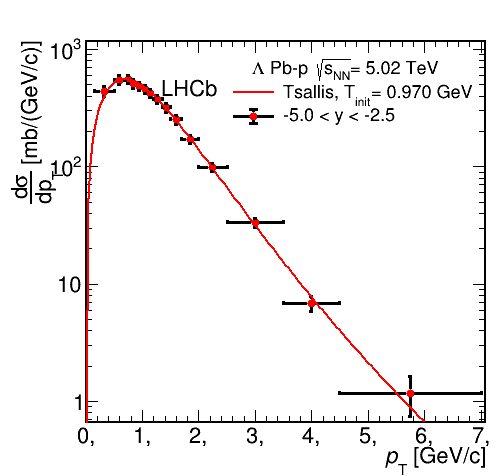

Reproduce this figure in Python.
import sys, time
from ROOT import TMinuit
import numpy as np
import ROOT
from ROOT import TCanvas, TGraph, TPaveLabel, TLatex
from ROOT import gROOT
import matplotlib.pyplot as plt
import ctypes



DATA = 'LPbp.txt'
Xleft, DeltaXtime2, Y1, DeltaY1 = np.loadtxt(DATA, unpack=True)
XleftReper, DeltaXtime2Reper, Y1Reper, DeltaY1Reper = np.loadtxt(DATA, unpack=True)

y1 = np.array(Y1)
ey1 = np.array(DeltaY1)
x = (Xleft + DeltaXtime2)/2
ex = (DeltaXtime2 - Xleft)/2

x.sort()

XleftReper = (Xleft + DeltaXtime2)/2
DeltaXtime2Reper = (DeltaXtime2 - Xleft)/2

i = 0
while i <= len(x)-1:
	j = 0
	while j <= len(x)-1:
		if x[i] == XleftReper[j]:
			ex[i] = DeltaXtime2Reper[j]		
			y1[i] = Y1Reper[j]
			ey1[i] =  DeltaY1Reper[j]
			j = j + 1
		else:
			j = j + 1
	i = i + 1
	
nChan = len(x)

mk = 1.11568 #GeV L, Lbar
nPar = 3
nCHAN = 200
length = 7.5

'''
#Tsallis distr
'''

def Tsallis(pT, par):
	Area, Temper, Q = par[0], par[1], par[2]
	return Area*pT*pow( (1 + (Q-1)*((mk**2 + pT**2)**(0.5) - mk)/Temper) , (-1/(Q-1)) )

#------------------------------------------------------------------------------------------------------1

def FCNchi1(npar, gin, f, par, iflag):
	global valFCN1
	yTheor = np.array([Tsallis(i, par) for i in x]) 
	indPos = y1 > 0
	arrayFCN = (  (y1[indPos] - yTheor[indPos])/ey1[indPos] )**2
	valFCN1 = np.sum(arrayFCN)
	f.value = valFCN1

'''
#MIUNIT
'''
minuit1 = ROOT.TMinuit(5)
minuit1.SetPrintLevel(1)
minuit1.SetFCN(FCNchi1)
errordef = 1.

# Chi square start parameters

minuit1.DefineParameter(0, 'Area', 2500, 1e-1, 0., 0.)
minuit1.DefineParameter(1, 'Temper', 0.21, 1e-4, 0., 0.)
minuit1.DefineParameter(2, 'Q', 1.14, 1e-3, 0., 0.)

ierflg = ctypes.c_int(0)
minuit1.mncomd("SET ERR " + str(1), ierflg)
minuit1.mncomd("SET STR 1", ierflg)
minuit1.mncomd("MIGRAD 100000 1e-8", ierflg)

NDF1 = nChan - minuit1.GetNumFreePars()
print("\nChi/NDF = ", valFCN1, '/', NDF1)

valPar1 = ctypes.c_double(0)
errPar1 = ctypes.c_double(0)
	 
parFit1 = np.zeros(5)
parErr1 = np.zeros(5)
	
for i in range(nPar):
	minuit1.GetParameter(i, valPar1, errPar1)
	parFit1[i] = valPar1.value
	parErr1[i] = errPar1.value

X1 = np.linspace(0, length, nCHAN)
dx1 = X1[1] - X1[0]
DeltaX1 = [dx1]*len(X1)
Y_1 = np.array([Tsallis(i, parFit1) for i in X1])
Ynew1 = np.array([Tsallis(i, parFit1)*i**2 for i in X1])

print('\n \n \n \n')

#------------------------------------------------------------------------------------------------------2

'''
#AREAS
'''
def findArea(x, xerr, y): # find an area under histogram
	Area = 0 
	for i in range(len(x)):
		Area = Area + 2*xerr[i]*y[i]
	return Area

#normal areas
A1 = findArea(x, ex, y1)
print('\nnormal areas 1\n',A1)

#normal areas with X
A_1 = findArea(X1, DeltaX1, Y_1)
print('normal areas with X 1\n',A_1)

# pT**2 * f(pT) areas
Anew1 = findArea(X1, DeltaX1, Ynew1)
print('pT**2 * f(pT) areas 1\n',Anew1)

'''
#T init
'''
PT21 = Anew1/A_1
Tinit1 = np.sqrt( (PT21)/2 )
print('<pT**2> 1\n',PT21)
print('T init 1\n',Tinit1)
#print('\n DATA \n',DATA, '\n \n')


#-------------------------------------------------------------------------------------------------------Error

#--------------------------------------------------------------------------------------------------1
'''
#DX
'''
pT = X1
DpT = DeltaX1

A = parFit1[0]
DA = parErr1[0]

Temper = parFit1[1]
DT = parErr1[1]

q = parFit1[2]
Dq = parErr1[2]

#print('\n\npT :', pT, '\n', 'A :', A, '\n','T :', Temper, '\n', 'q :', q, '\n') 
print('\n\nA :', A, '\n','T :', Temper, '\n', 'q :', q) 
print('DpT :', DeltaX1[0], '\n', 'Dq :', parErr1[2], '\n','DT :', parErr1[1], '\n', 'DA :',parErr1[0]) 

def dxdpT(i):
	return  2*DpT[0]*3*pT[i]**2*A*pow( (1 + (q-1)*((mk**2 + pT[i]**2)**(0.5) - mk)/Temper) , (-1/(q-1)) )     +     2*DpT[0]*pT[i]**3*A*(-1/(q-1))*pow( (1 + (q-1)*((mk**2 + pT[i]**2)**(0.5) - mk)/Temper) , (-1/(q-1) - 1) ) * ( (q-1)*(mk**2 + pT[i]**2)**(-0.5)*pT[i]/Temper )
def dxdq(i):
	return 2*DpT[0]*A*pT[i]**3 * ( np.log( 1 + (q-1)*((mk**2 + pT[i]**2)**(0.5) - mk)/Temper ) * pow( (1 + (q-1)*((mk**2 + pT[i]**2)**(0.5) - mk)/Temper) , (-1/(q-1)) ) * (((mk**2+pT[i]**2)**(0.5)-mk)/Temper)   )
def dxdT(i):
	return 2*DpT[0]*A*pT[i]**3 * (-1/(q-1)) * pow( (1 + (q-1)*((mk**2 + pT[i]**2)**(0.5) - mk)/Temper) , (-1/(q-1)-1) ) * ( - (q-1)*((mk**2 + pT[i]**2)**(0.5) - mk)/Temper**2 )
def dxdA(i):
	return 2*DpT[0]*pT[i]**3*pow( (1 + (q-1)*((mk**2 + pT[i]**2)**(0.5) - mk)/Temper) , (-1/(q-1)) )

def DX(i):
	return np.sqrt( dxdpT(i)**2*DpT[i]**2 + dxdq(i)**2*Dq**2 + dxdT(i)**2*DT**2 + dxdA(i)**2*DA**2)

'''
#ONE
'''
ONE = Anew1
N = nCHAN
DONE = 0
for i in range (0,N):
	DONE = DONE + DX(i)
print('Area 1 = ', Anew1, ' +- ', DONE)
#print('\n', 2*DeltaX1[20]*Ynew1[20], ' +- ' , DX(20))

'''
#DY
'''
def dydpT(i):
	return  2*DpT[0]*A*pow( (1 + (q-1)*((mk**2 + pT[i]**2)**(0.5) - mk)/Temper) , (-1/(q-1)) )     +     2*DpT[0]*pT[i]*A*(-1/(q-1))*pow( (1 + (q-1)*((mk**2 + pT[i]**2)**(0.5) - mk)/Temper) , (-1/(q-1) - 1) ) * ( (q-1)*(mk**2 + pT[i]**2)**(-0.5)*pT[i]/Temper )
def dydq(i):
	return 2*DpT[0]*A*pT[i]* ( np.log( 1 + (q-1)*((mk**2 + pT[i]**2)**(0.5) - mk)/Temper ) * pow( (1 + (q-1)*((mk**2 + pT[i]**2)**(0.5) - mk)/Temper) , (-1/(q-1)) ) * (((mk**2+pT[i]**2)**(0.5)-mk)/Temper)   )
def dydT(i):
	return 2*DpT[0]*A*pT[i] * (-1/(q-1)) * pow( (1 + (q-1)*((mk**2 + pT[i]**2)**(0.5) - mk)/Temper) , (-1/(q-1)-1) ) * ( - (q-1)*((mk**2 + pT[i]**2)**(0.5) - mk)/Temper**2 )
def dydA(i):
	return 2*DpT[0]*pT[i]*pow( (1 + (q-1)*((mk**2 + pT[i]**2)**(0.5) - mk)/Temper) , (-1/(q-1)) )

def DY(i):
	return np.sqrt( dydpT(i)**2*DpT[i]**2 + dydq(i)**2*Dq**2 + dydT(i)**2*DT**2 + dydA(i)**2*DA**2)

'''
#TWO
'''
TWO = A_1
DTWO = 0 
for i in range (0,N):
	DTWO = DTWO + DY(i)
print('Area 2 = ', A_1, ' +- ', DTWO)

'''
#D<pT2>
'''
DpT2 = np.sqrt( (1 / TWO)**2 * DONE**2 + (ONE / TWO**2)**2 * DTWO**2 )
print('<pT2> =', PT21,' +- ',  DpT2)

'''
#DTinit
'''
DTinit = DpT2 / np.sqrt( 2* PT21 )
print('Tinit =', Tinit1,' +- ',  DTinit )


#-------------------------------------------------------------------------------------------WRITE TO TXT

f = open("PbpLFixedRESULTS.txt", "w")
f.write('y range	q	T GeV	Ti GeV	chi/NDF\n')
f.write('1	' + str(q) + '+-' + str(Dq) + '	' +str(Temper) + '+-' + str(DT) + '	' +str(Tinit1) + '+-' + str(DTinit) + '	' +str(valFCN1) +'/'+str(NDF1) +'\n')
f.close()



#---------------------------------------------------------------------------------------------------PLOT
c1 = TCanvas( 'c1', 'A Simple Graph Example',500, 500 )

'''
#PLOT
'''
ROOT.gStyle.SetOptStat(0)
#ROOT.gPad.SetLogy(1)
Plot1 = ROOT.TGraphErrors(nChan, x, y1, ex, ey1)
Plot1.SetMarkerStyle(20)
Plot1.SetMarkerColor(ROOT.kRed)
Plot1.SetMarkerSize(1.1)
Plot1.SetLineWidth(3)
Plot1.GetXaxis().SetTitle('#it{p}_{T} [GeV/c]')
Plot1.GetXaxis().SetTitleSize(0.05)
Plot1.GetXaxis().SetTitleOffset(1.00)
Plot1.GetXaxis().SetLabelSize(0.05)

#Plot1.GetYaxis().SetTitle(' \\frac{\partial \sigma}{ \partial p_{T}} [\\frac{mb}{GeV/c}]')
Plot1.GetYaxis().SetTitle('#frac{d#sigma}{dp_{T}} [mb/(GeV/c)]')
Plot1.GetYaxis().SetTitleSize(0.05)
Plot1.GetYaxis().SetTitleOffset(1.25)
Plot1.GetYaxis().SetLabelSize(0.05)

#Plot1.SetTitle("K_{s}^{0}, LHCb p-p #sqrt{s_{NN}}= 5.02 TeV")
#Plot1.SetTitle("K_{s}^{0} pPb #sqrt{s_{NN}}= 5.02 TeV")

#Plot1.SetTitle("#Lambda, LHCb p-p #sqrt{s_{NN}}= 5.02 TeV")
Plot1.SetTitle(" ")

#Plot1.SetTitle("#bar{#Lambda}, LHCb p-p #sqrt{s_{NN}}= 5.02 TeV")
#Plot1.SetTitle("#bar{#Lambda}, LHCb p-Pb #sqrt{s_{NN}}= 5.02 TeV")

fFit1 = ROOT.TH1F('tsallis1','Data VS Tsallis', nCHAN - 1, X1 - dx1/2.)
fFit1.SetLineColor(ROOT.kRed)
fFit1.SetLineWidth(2)
fFit1.SetLineStyle(1)

for chan in range(nCHAN):
    fFit1.SetBinContent(chan + 1 ,Y_1[chan])
    


Legend = ROOT.TLegend(0.45,0.88,0.93,0.73)
Legend.SetHeader('#Lambda Pb-p #sqrt{s_{NN}}= 5.02 TeV', 'C')
Legend.AddEntry(fFit1,'Tsallis, T_{init}= 0.970 GeV', 'l')
Legend.AddEntry(Plot1, '-5.0 < y < -2.5', 'lep')
Legend.SetTextAlign(12)
Legend.SetTextSize(0.04)
Legend.SetFillStyle(0)
Legend.SetLineWidth(0)


Legend1 = ROOT.TLegend(0.33,0.87,0.43,0.77)
Legend1.SetHeader('LHCb', 'C')
Legend1.SetTextAlign(12)
Legend1.SetTextSize(0.05)
Legend1.SetFillStyle(0)
Legend1.SetLineWidth(0)
Legend1.SetTextFont(4)



ROOT.gPad.SetLogy(1)
ROOT.gPad.SetTicks(1,1)
ROOT.gPad.RedrawAxis()

Plot1.Draw("AP")
fFit1.Draw("SAME&l")

Legend1.Draw("SAME")
Legend.Draw("SAME")
#Legend2.Draw("SAME")
#labelLHCb.Draw("SAME")


time.sleep(60)
ROOT.gPad.Update()
c1.Update()
